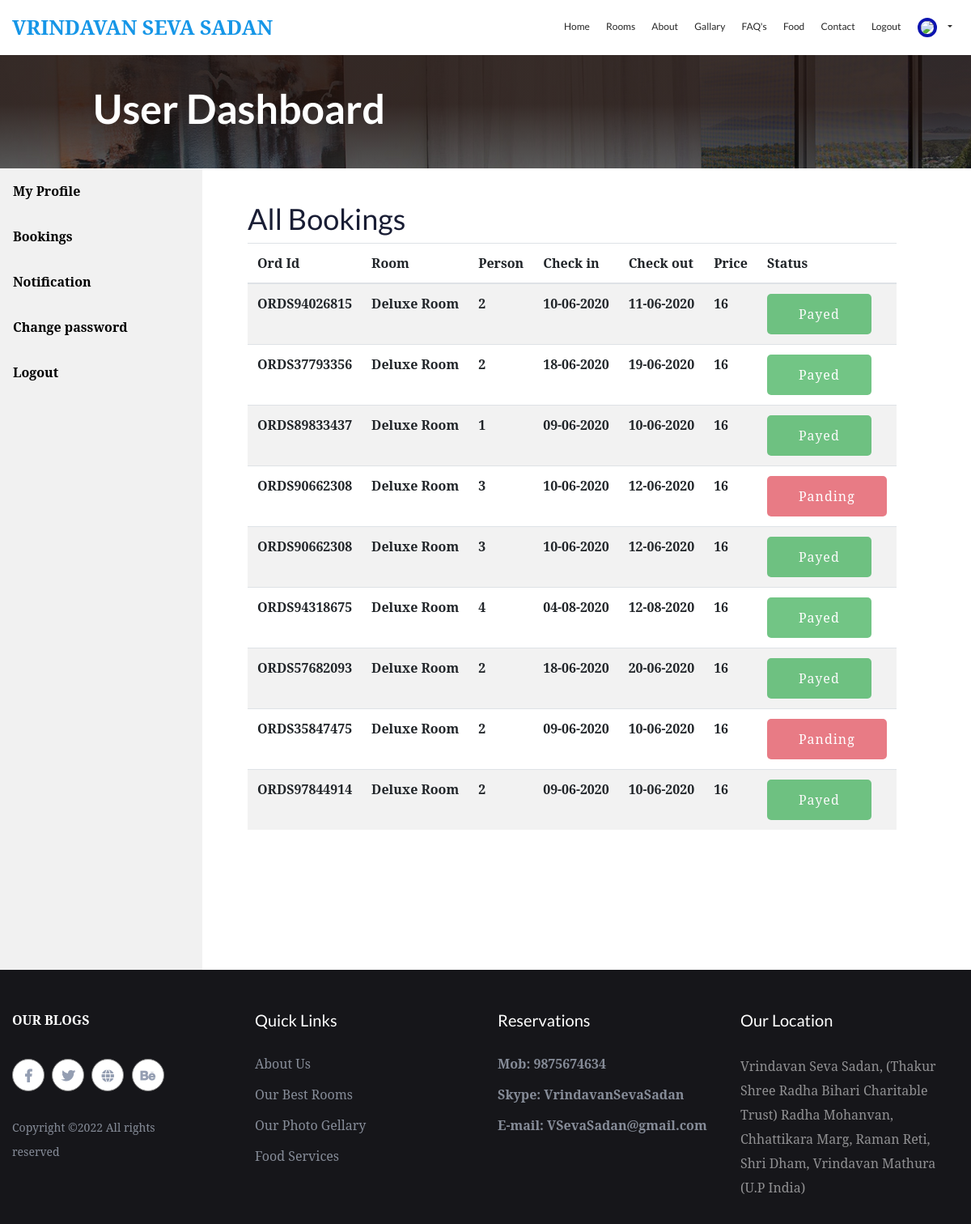
The page /userSection/userBooking.php (signed in) on the database its author committed.
### tables this page shows
CREATE TABLE `booking` (
  `book_id` int(11) NOT NULL,
  `order_id` varchar(400) NOT NULL,
  `cust_id` varchar(400) NOT NULL,
  `industry_type_id` varchar(400) NOT NULL,
  `room` varchar(100) NOT NULL,
  `phone` varchar(100) NOT NULL,
  `email` varchar(100) NOT NULL,
  `adhar` varchar(100) NOT NULL,
  `noperson` varchar(50) NOT NULL,
  `checkin` varchar(50) NOT NULL,
  `checkout` varchar(50) NOT NULL,
  `amount` varchar(100) NOT NULL,
  `uid` int(11) NOT NULL,
  `status` varchar(100) NOT NULL
);

### userSection/userBooking.php (the view, shortened to what this page needs)
<!doctype html>
<html class="no-js" lang="zxx">
    <head>
        <link rel="stylesheet" href="../assets/css/bootstrap.min.css">
        <link rel="stylesheet" href="../assets/css/owl.carousel.min.css">
        <link rel="stylesheet" href="../assets/css/gijgo.css">
        <link rel="stylesheet" href="../assets/css/slicknav.css">
        <link rel="stylesheet" href="../assets/css/animate.min.css">
        <link rel="stylesheet" href="../assets/css/magnific-popup.css">
        <link rel="stylesheet" href="../assets/css/fontawesome-all.min.css">
        <link rel="stylesheet" href="../assets/css/themify-icons.css">
        <link rel="stylesheet" href="../assets/css/themify-icons.css">
        <link rel="stylesheet" href="../assets/css/slick.css">
        <link rel="stylesheet" href="../assets/css/nice-select.css">
        <link rel="stylesheet" href="../assets/css/style.css">
        <link rel="stylesheet" href="../assets/css/responsive.css">
   </head>
   <body>
    <div id="preloader-active">
        <div class="preloader d-flex align-items-center justify-content-center">
            <div class="preloader-inner position-relative">
                <div class="preloader-img pere-text">
                    <strong>Hotel</b>
                </div>
            </div>
        </div>
    </div>
    <header>
       <div class="header-area header-sticky">
            <div class="main-header">
                <div class="container">
                    <div class="row align-items-center">
                        <div class="col-xl-4 col-lg-4">
                            <div class="logo">
                               <a href="index.html" style="font-size: 25px;">VRINDAVAN SEVA SADAN</a>
                            </div>
                        </div>
                    <div class="col-xl-8 col-lg-8">
                            <div class="main-menu f-right d-none d-lg-block">
                                <nav>
                                    <ul id="navigation">
                                        <li><a href="../index.php">Home</a></li>
                                        <li><a href="../rooms.php">Rooms</a></li>
                                        <li><a href="../about.php">About</a></li>
                                        <li><a href="../galary.php">Gallary</a></li>
                                        <li><a href="../faqs.php">FAQ's</a></li>
                                        <li><a href="../foodmenu.php">Food</a></li>
                                        <li><a href="../contact.php">Contact</a></li>
                                        <?php
                                        if (isset($_SESSION['uname'])) {
                                         ?>
                                            <li><a href='../logout.php'>Logout</a></li>
                                            <li><div class='dropdown'>
                                                <a href='' class='dropdown-toggle' data-toggle='dropdown'>
                                                    <?php
                                                    if ($_SESSION["uimg"] == "") {
                                                        echo "<img src='image/profile.jpg' style='border: 4px solid #0c14b0; border-radius: 50%; height: 50px;' class='mr-2'>";
                                                    }else{ ?>
                                                        <img src='image/<?php echo $_SESSION["uimg"]; ?>' style='border: 4px solid #0c14b0; border-radius: 50%; height: 50px;' class='mr-2'><?php
                                                    }
                                                     ?>
                                            </a></div></li>
                                            <?php
                                        }else{ ?>
                                            <li><a href='../login.php'>Login</a></li>
                                            <?php
                                        }
                                         ?>
                                    </ul>
                                </nav>
                            </div>
                        </div>
                    </div>
                </div>
            </div>
       </div>
    </header>
    <main>
        <div class="slider-area">
            <div class="single-slider hero-overly d-flex align-items-center" data-background="../assets/img/hero/aboutpage_hero.jpg" style="height: 140px !important;">
                <div class="container">
                    <div class="row ">
                        <div class="col-md-11 offset-xl-1 offset-lg-1 offset-md-1">
                            <div class="hero-caption">
                                <h2>User Dashboard</h2>
                            </div>
                        </div>
                    </div>
                </div>
            </div>
        </div>
        <div class="sidebar">
            <a href="userMyprofile.php">My Profile</a>
            <a href="userBooking.php">Bookings</a>
            <a href="userNoti.php">Notification</a>
            <a href="userChangePassword.php">Change password</a>
            <a href="../logout.php">Logout</a>
        </div>
        <div class="content">
        <h1>All Bookings</h1>
        <?php
            include '../admin/DataBaseConnection.php';
            $user_id = $_SESSION['uid'];
            $sql = "SELECT * FROM `booking` WHERE `uid` = $user_id ORDER BY `book_id` DESC";
            $run = mysqli_query($con,$sql);
             ?>
        <table class="table table-striped table-responsive">
            <thead>
            <tr>
                <th>Ord Id</th>
                <th>Room</th>
                <th>Person</th>
                <th>Check in</th>
                <th>Check out</th>
                <th>Price</th>
                <th>Status</th>
            </tr>
            </thead>
            <tbody>
            <?php
                if (mysqli_num_rows($run) >= 1) {
                    while ($row = mysqli_fetch_array($run)) {
             ?>
            <tr>
                <td><?php echo $row['order_id']; ?></td>
                <td><?php echo $row['room']; ?></td>
                <td><?php echo $row['noperson']; ?></td>
                <td><?php echo $row['checkin']; ?></td>
                <td><?php echo $row['checkout']; ?></td>
                <td><?php echo $row['amount']; ?></td>
                <td><?php if($row['status'] == 'successful'){
                    echo "<button disabled class='btn btn-success'>Payed</button>";
                }else{
                    echo "<button disabled class='btn btn-danger'>panding</button>";
                } ?></td>
            </tr>
            <?php }}?>
            </tbody>
        </table>
        </div>
    </main>
    <footer>
        <div class="footer-area black-bg pt-50">
            <div class="container-fluid">
                <div class="row d-flex justify-content-between">
                    <div class="col-xl-3 col-lg-3 col-md-4 col-sm-6">
                       <div class="single-footer-caption mb-30">
                          <div class="footer-logo" style=" margin-bottom: 36px;">
                            <a href="index.html" style="color: white;">OUR BLOGS</a>
                          </div>
                          <div class="footer-social footer-social2">
                              <a href="#" style="border-radius: 50%"><i class="fab fa-facebook-f"></i></a>
                              <a href="#" style="border-radius: 50%"><i class="fab fa-twitter"></i></a>
                              <a href="#" style="border-radius: 50%"><i class="fas fa-globe"></i></a>
                              <a href="#" style="border-radius: 50%"><i class="fab fa-behance"></i></a>
                          </div>
                          <div class="footer-pera">
                               <p>Copyright &copy;<script>document.write(new Date().getFullYear());</script> All rights reserved</p>
                          </div>
                       </div>
                    </div>
                    <div class="col-xl-3 col-lg-3 col-md-3 col-sm-5">
                        <div class="single-footer-caption mb-30">
                            <div class="footer-tittle">
                                <h4>Quick Links</h4>
                                <ul>
                                    <li><a href="about.php">About Us</a></li>
                                    <li><a href="rooms.php">Our Best Rooms</a></li>
                                    <li><a href="galary.php">Our Photo Gellary</a></li>
                                    <li><a href="foodmenu.php">Food Services</a></li>
                                </ul>
                            </div>
                        </div>
                    </div>
                    <div class="col-xl-3 col-lg-3 col-md-3 col-sm-3">
                        <div class="single-footer-caption mb-30">
                            <div class="footer-tittle">
                                <h4>Reservations</h4>
                                <ul>
                                    <li>Mob: 9875674634</li>
                                    <li>Skype: VrindavanSevaSadan</li>
                                    <li>E-mail: VSevaSadan@gmail.com</li>
                                </ul>
                            </div>
                        </div>
                    </div>
                    <div class="col-xl-3 col-lg-3 col-md-4  col-sm-5">
                        <div class="single-footer-caption mb-30">
                            <div class="footer-tittle">
                                <h4>Our Location</h4>
                                <p>Vrindavan Seva Sadan, (Thakur Shree Radha Bihari Charitable Trust) Radha Mohanvan, Chhattikara Marg, Raman Reti, Shri Dham, Vrindavan Mathura (U.P India)</p>
                            </div>
                        </div>
                    </div>
                </div>
            </div>
        </div>
    </footer>
    </body>
</html>

### userSection/userBooking.php (style rules this page uses)
.sidebar { margin: 0; padding: 0; width: 250px; background-color: #f1f1f1; position: absolute; height: 990px; overflow: auto; }
.sidebar a { display: block; color: black; padding: 16px; text-decoration: none; }
div.content { margin-left: 290px; padding: 1px 16px; height: 950px; margin-top: 40px; }

### rows shown on the page
booking: order "ORDS94026815", room "Deluxe Room", noperson "2", checkin "10-06-2020", checkout "11-06-2020", amount "16", status "Payed"
booking: order "ORDS37793356", room "Deluxe Room", noperson "2", checkin "18-06-2020", checkout "19-06-2020", amount "16", status "Payed"
booking: order "ORDS89833437", room "Deluxe Room", noperson "1", checkin "09-06-2020", checkout "10-06-2020", amount "16", status "Payed"
booking: order "ORDS90662308", room "Deluxe Room", noperson "3", checkin "10-06-2020", checkout "12-06-2020", amount "16", status "Panding"
booking: order "ORDS90662308", room "Deluxe Room", noperson "3", checkin "10-06-2020", checkout "12-06-2020", amount "16", status "Payed"
booking: order "ORDS94318675", room "Deluxe Room", noperson "4", checkin "04-08-2020", checkout "12-08-2020", amount "16", status "Payed"
booking: order "ORDS57682093", room "Deluxe Room", noperson "2", checkin "18-06-2020", checkout "20-06-2020", amount "16", status "Payed"
booking: order "ORDS35847475", room "Deluxe Room", noperson "2", checkin "09-06-2020", checkout "10-06-2020", amount "16", status "Panding"
booking: order "ORDS97844914", room "Deluxe Room", noperson "2", checkin "09-06-2020", checkout "10-06-2020", amount "16", status "Payed"
